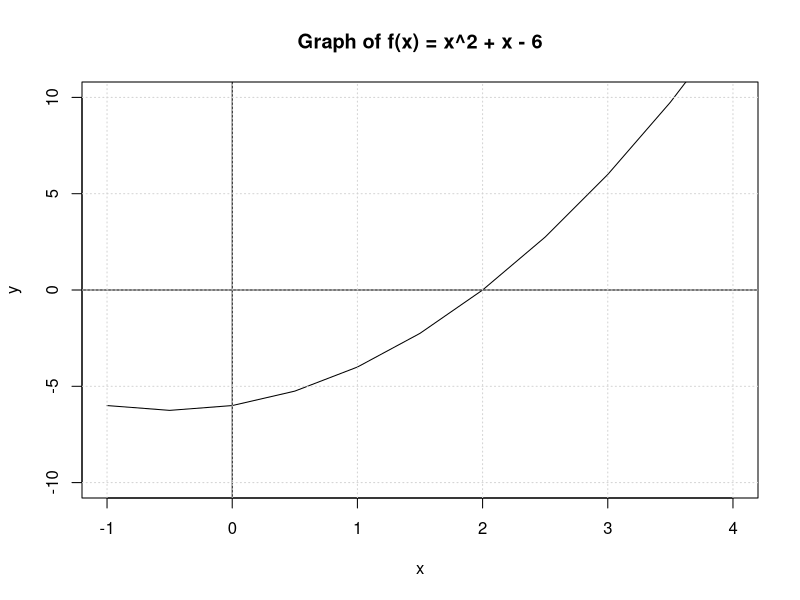

This chart was generated by the following R code:
f <- function(x) { x^2 + x - 6 }

bisection <- function(f, a, b, tol = 1e-6, max_n = 100) {
  if ((a^2 + a - 6) * (b^2 + b - 6) > 0) {
    stop("Функция должна менять знак на концах интервала")
  }
  n <- 0 # n итерации
  # && n < max_n
  while ((b - a) / 2 > tol ) {
    c <- (a + b) / 2  # 1 Середина отрезка
    if ((c^2 + c - 6) == 0) {
      return(c)  # 2? Нашли точный корень
    }
    
    if ((a^2 + a - 6) * (c^2 + c - 6) > 0) {
      a <- c  # 3 Корень в интервале [c, b]
    } else {
      b <- c  # 4 Корень в интервале [a, c]
    }
    n <- n + 1
  }
  return((a + b) / 2)  # Возвращаем среднюю точку
}

# 1 task: Ищем корень на отрезке [0,3]
x0 = 0
x1 = 3
y = bisection(f, x0, x1)
print(paste("Найденный корень:", y)) # " 2.00000023841858"

# 2 Строим график
x0 <- -1
x1 <- 4
y0 <- -10
y1 = 10

x = seq(x0, x1, by=0.5)
y = x^2 + x - 6
plot(x, y, xlim = c(x0, x1), ylim = c(-10, 10), 
     xlab = "x", 
     ylab = "y", 
     type = "l",
     main = "Graph of f(x) = x^2 + x - 6")
abline(h = 0, col = "black", lwd = 1)  # Ось X
abline(v = 0, col = "black", lwd = 1)  # Ось Y
grid()
